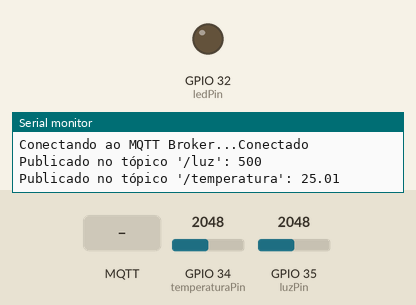
Bench run of a sketch on a simulated ESP32. On the bench: output pins drawn as LEDs (lit = HIGH), the last lines printed to the serial monitor. Inputs (shaded band) come from the test bench; at power-on: GPIO 34 (temperaturaPin) = 2048, GPIO 35 (luzPin) = 2048. WiFi joins after 1.5 s; servers stay silent unless stated; no MQTT or app messages arrive unless stated.

Above: at 2.7 s.
2.8 s: MQTT message "1" arrives on the first subscribed topic
At 5.4 s:
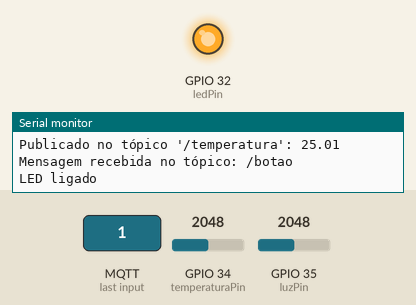
6.0 s: MQTT message "/botao" arrives on the first subscribed topic
At 9.7 s:
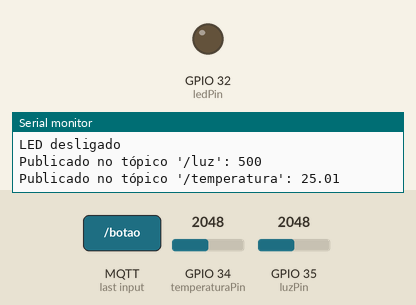
Timing chart, 0 to 11.2 s (numbered marks = the images above; inputs shaded):
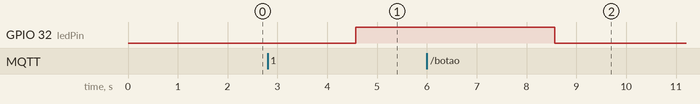

The sketch:

MQTT_FINAL.ino
```cpp
#include <WiFi.h>
#include <PubSubClient.h>

const char* ssid = "TP-Link_AED1";
const char* password = "13689872";
const char* mqtt_server = "18.231.186.76";

const int luzPin = 35;
const int temperaturaPin = 34;
const int ledPin = 32;

WiFiClient espClient;
PubSubClient client(espClient);

void setup_wifi() {
  delay(10);
  Serial.println();
  Serial.print("Conectando a ");
  Serial.println(ssid);

  WiFi.begin(ssid, password);

  while (WiFi.status() != WL_CONNECTED) {
    delay(500);
    Serial.print(".");
  }

  Serial.println("");
  Serial.println("WiFi conectado");
  Serial.println("Endereço IP: ");
  Serial.println(WiFi.localIP());
}

void callback(char* topic, byte* payload, unsigned int length) {
  Serial.print("Mensagem recebida no tópico: ");
  Serial.println(topic);

  if (strcmp(topic, "/botao") == 0) {
    if (payload[0] == '1') {
      digitalWrite(ledPin, HIGH);
      Serial.println("LED ligado");
      delay(1000);
    } else {
      digitalWrite(ledPin, LOW);
      Serial.println("LED desligado");
      delay(1000);
    }
  }
}

void reconnect() {
  while (!client.connected()) {
    Serial.print("Conectando ao MQTT Broker...");
    if (client.connect("NodeMCU_Client")) {
      Serial.println("Conectado");
      client.subscribe("/botao");
    } else {
      Serial.print("Falha na conexão. Código de erro: ");
      Serial.print(client.state());
      Serial.println(" Tentando novamente em 5 segundos...");
      delay(5000);
    }
  }
}

void setup() {
  pinMode(ledPin, OUTPUT);
  Serial.begin(115200);
  setup_wifi();
  client.setServer(mqtt_server, 1883);
  client.setCallback(callback);
}

void loop() {
  if (!client.connected()) {
    reconnect();
  }
  client.loop();

  int luzValue = map(analogRead(luzPin), 0, 4095, 0, 1000);
  float temperaturaValue = (analogRead(temperaturaPin) / 4095.0) * 3.3;

  float resistance = (3.3 * 10000) / temperaturaValue - 10000;
  float temperature = 1 / (log(resistance / 10000) / 3950 + 1 / 298.15) - 273.15;

  char luzMsg[10];
  sprintf(luzMsg, "%d", luzValue);
  client.publish("/luz", luzMsg);
  Serial.print("Publicado no tópico '/luz': ");
  Serial.println(luzMsg);

  char temperaturaMsg[10];
    sprintf(temperaturaMsg, "%.2f", temperature);
  client.publish("/temperatura", temperaturaMsg);
  Serial.print("Publicado no tópico '/temperatura': ");
  Serial.println(temperaturaMsg);

  delay(3000);
}
```

Measured:
- after the input at 2.8 s, GPIO 32 (ledPin): LOW → HIGH after 1.8 s
- after the input at 6.0 s, GPIO 32 (ledPin): HIGH → LOW after 2.6 s
